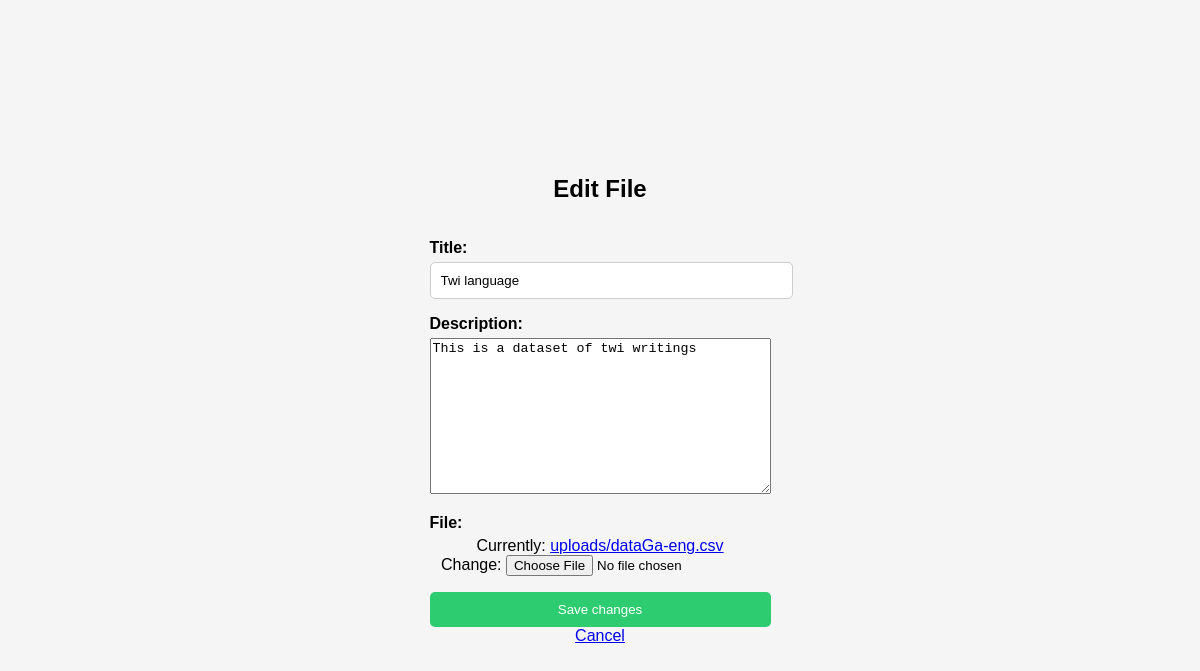
Page /edit_file/5/ (signed in) on the earlier database version.
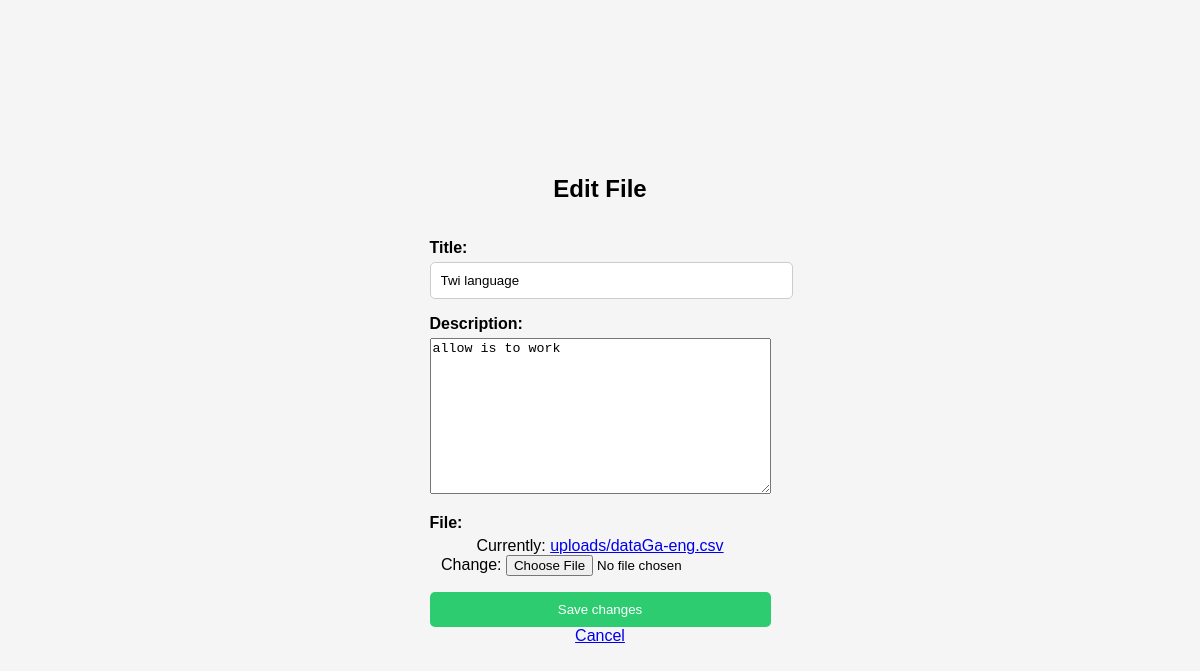
Same page on the later database version.
### account/models.py (models this page shows, shortened)
class File(models.Model):
    title = models.CharField(max_length=255)
    description = models.TextField()
    file = models.FileField(upload_to='uploads/')
    upload_date = models.DateTimeField(auto_now_add=True)
    uploaded_by = models.ForeignKey(User, on_delete=models.CASCADE)

### account/views.py (the view)
# urls.py: path('edit_file/<int:file_id>/', views.edit_file, name='edit_file'),
@login_required(login_url=settings.ADMIN_LOGIN_URL)
@user_passes_test(is_admin)
def edit_file(request, file_id):
    file = get_object_or_404(File, id=file_id)
    if request.method == 'POST':
        form = FileUploadForm(request.POST, request.FILES, instance=file)
        if form.is_valid():
            form.save()
            messages.success(request, 'File updated successfully.')
            return redirect('admin_dashboard')
    else:
        form = FileUploadForm(instance=file)
    return render(request, 'account/edit_file.html', {'form': form, 'file': file})

### account/forms.py
class FileUploadForm(forms.ModelForm):
    class Meta:
        model = File
        fields = ['title', 'description', 'file']

### account/views.py (called while the page is built)
def is_admin(user):
    return user.is_staff

### account/templates/account/edit_file.html (shortened to what this page needs)
{% extends "base.html" %}
{% block content %}
  <h2>Edit File</h2>
  <form method="post" enctype="multipart/form-data">
    {{ form.as_p }}
    <button type="submit" class="btn btn-primary">Save changes</button>
  </form>
  <a href="{% url 'admin_dashboard' %}">Cancel</a>
{% endblock %}

Differences in the rows shown:
changed File "Twi language": description "This is a dataset of twi writings" → "allow is to work"
